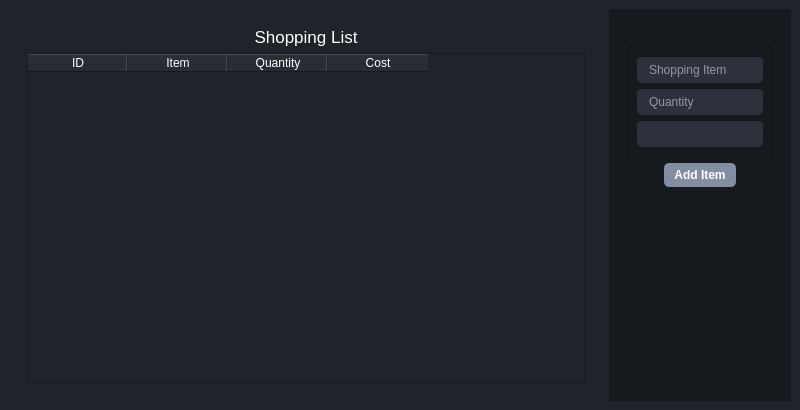
<?xml version="1.0" encoding="UTF-8"?>
<ui version="4.0">
 <class>MainWindow</class>
 <widget class="QMainWindow" name="MainWindow">
  <property name="geometry">
   <rect>
    <x>0</x>
    <y>0</y>
    <width>800</width>
    <height>410</height>
   </rect>
  </property>
  <property name="windowTitle">
   <string>MainWindow</string>
  </property>
  <widget class="QWidget" name="centralwidget">
   <property name="styleSheet">
    <string notr="true">background-color: rgb(31, 35, 42);
color: rgb(255, 255, 255);</string>
   </property>
   <layout class="QHBoxLayout" name="horizontalLayout">
    <item>
     <widget class="QWidget" name="ListContainer" native="true">
      <layout class="QVBoxLayout" name="verticalLayout_4">
       <item>
        <widget class="QWidget" name="widget" native="true">
         <layout class="QVBoxLayout" name="verticalLayout_5">
          <item>
           <widget class="QLabel" name="label_18">
            <property name="enabled">
             <bool>true</bool>
            </property>
            <property name="sizePolicy">
             <sizepolicy hsizetype="Preferred" vsizetype="Minimum">
              <horstretch>0</horstretch>
              <verstretch>0</verstretch>
             </sizepolicy>
            </property>
            <property name="font">
             <font>
              <pointsize>13</pointsize>
             </font>
            </property>
            <property name="text">
             <string>Shopping List</string>
            </property>
            <property name="alignment">
             <set>Qt::AlignHCenter|Qt::AlignTop</set>
            </property>
           </widget>
          </item>
          <item>
           <widget class="QTableWidget" name="shoppingTable">
            <column>
             <property name="text">
              <string>ID</string>
             </property>
            </column>
            <column>
             <property name="text">
              <string>Item</string>
             </property>
            </column>
            <column>
             <property name="text">
              <string>Quantity</string>
             </property>
            </column>
            <column>
             <property name="text">
              <string>Cost</string>
             </property>
            </column>
           </widget>
          </item>
         </layout>
        </widget>
       </item>
      </layout>
     </widget>
    </item>
    <item alignment="Qt::AlignRight">
     <widget class="QWidget" name="RightMenuContainer" native="true">
      <property name="maximumSize">
       <size>
        <width>300</width>
        <height>16777215</height>
       </size>
      </property>
      <property name="styleSheet">
       <string notr="true">*{
background-color: rgb(22, 25, 29);
color: rgb(255, 255, 255);
}

QLineEdit{
	background-color: rgb(44, 49, 60);
	padding: 5px 10px;
	border-radius: 5px
}</string>
      </property>
      <layout class="QVBoxLayout" name="verticalLayout">
       <item alignment="Qt::AlignTop">
        <widget class="QWidget" name="widget_3" native="true">
         <layout class="QVBoxLayout" name="verticalLayout_2">
          <item alignment="Qt::AlignHCenter">
           <widget class="QLabel" name="label">
            <property name="maximumSize">
             <size>
              <width>70</width>
              <height>70</height>
             </size>
            </property>
            <property name="text">
             <string/>
            </property>
            <property name="pixmap">
             <pixmap resource="../Images/resources.qrc">:/white /White Icons/edit.svg</pixmap>
            </property>
            <property name="scaledContents">
             <bool>true</bool>
            </property>
           </widget>
          </item>
          <item>
           <widget class="QFrame" name="frame">
            <property name="frameShape">
             <enum>QFrame::StyledPanel</enum>
            </property>
            <property name="frameShadow">
             <enum>QFrame::Raised</enum>
            </property>
            <layout class="QVBoxLayout" name="verticalLayout_3">
             <item>
              <widget class="QLineEdit" name="item_edit">
               <property name="placeholderText">
                <string>Shopping Item</string>
               </property>
              </widget>
             </item>
             <item>
              <widget class="QLineEdit" name="quantity_edit">
               <property name="placeholderText">
                <string>Quantity</string>
               </property>
              </widget>
             </item>
             <item>
              <widget class="QLineEdit" name="lineEdit_3"/>
             </item>
            </layout>
           </widget>
          </item>
          <item alignment="Qt::AlignHCenter">
           <widget class="QPushButton" name="addToListBtn">
            <property name="font">
             <font>
              <weight>75</weight>
              <bold>true</bold>
             </font>
            </property>
            <property name="cursor">
             <cursorShape>PointingHandCursor</cursorShape>
            </property>
            <property name="styleSheet">
             <string notr="true">background-color: rgb(131, 142, 162);
border-radius: 5px;
padding: 5px 10px</string>
            </property>
            <property name="text">
             <string>Add Item</string>
            </property>
            <property name="icon">
             <iconset resource="../Images/resources.qrc">
              <normaloff>:/white /White Icons/file-plus.svg</normaloff>:/white /White Icons/file-plus.svg</iconset>
            </property>
            <property name="checkable">
             <bool>false</bool>
            </property>
           </widget>
          </item>
         </layout>
        </widget>
       </item>
      </layout>
     </widget>
    </item>
   </layout>
  </widget>
 </widget>
 <resources>
  <include location="../Images/resources.qrc"/>
 </resources>
 <connections/>
</ui>
